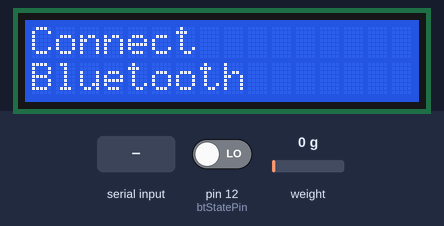
This sketch was run on a simulated Arduino Uno, built with avr-gcc and run on an emulated ATmega328P. Parts: 16×2 character LCD. Inputs (shaded band) come from the test bench; at power-on: pin 12 (btStatePin) LOW, weight on the scale 0 g. What the sketch prints to the serial monitor is not drawn.

Above: at 3.4 s.
3.5 s: pin 12 (btStatePin) driven HIGH
At 6.2 s:
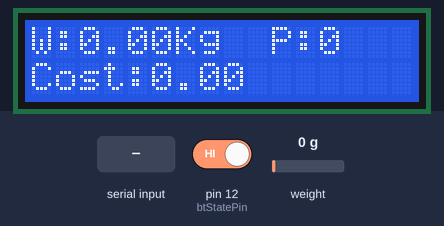
6.5 s: "*" received over the second serial link
At 7.7 s:
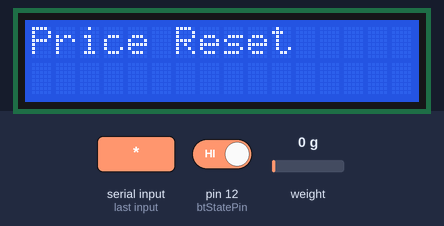
8.2 s: weight on the scale set to 100 g
At 11.0 s:
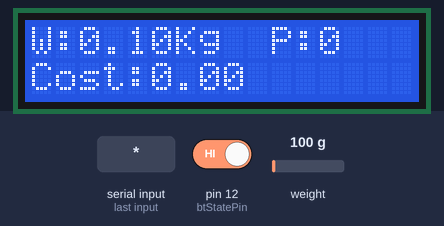
11.2 s: weight on the scale set to 1250 g
At 11.9 s:
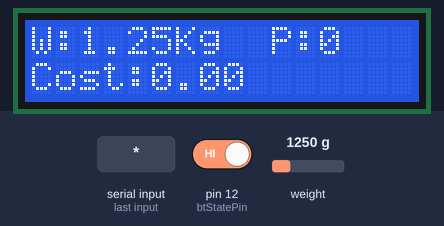
12.8 s: pin 12 (btStatePin) driven LOW
At 14.7 s:
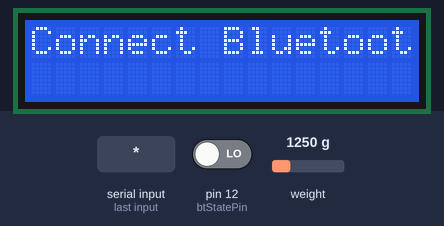
Timing chart, 0 to 15.8 s (numbered marks = the images above; inputs shaded):
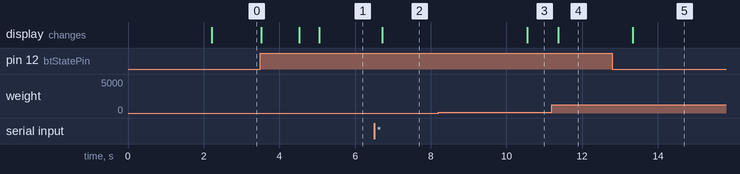

Measured:
- after the input at 3.5 s, the display: first changes at once (image 1 shows a later state)
- after the input at 6.5 s, the display: changes after 0.22 s (image 2)
- after the input at 8.2 s, the display: changes after 2.3 s (image 3)
- after the input at 11.2 s, the display: changes after 0.17 s (image 4)
- after the input at 12.8 s, the display: changes after 0.54 s (image 5)

The sketch:

digital_weighing_scale.ino
```cpp
#include <Wire.h>
#include <LiquidCrystal_I2C.h>
#include <SoftwareSerial.h>
#include "HX711.h"

// LCD setup
LiquidCrystal_I2C lcd(0x27, 16, 2);

// Bluetooth RX/TX
SoftwareSerial BT(10, 11); // TX pin to D10 amd RX pin D11

// HX711 pins
#define DT  3
#define SCK 2
HX711 scale(DT, SCK);

// Bluetooth STATE pin
int btStatePin = 12;
bool bluetoothConnected = false;

// Variables
char receivedChar;
String inputPrice = "";
float pricePerKg = 0;
float weight = 0;
float totalCost = 0;
float calibration_factor = 104300; // adjust as needed

void setup() {
  Serial.begin(9600);
  BT.begin(9600);   // HC-05 Bluetooth baud rate
  lcd.init();
  lcd.backlight();
 Serial.println("HX711 calibration sketch");
  Serial.println("Remove all weight from scale");
  Serial.println("After readings begin, place known weight on scale");
  Serial.println("Press + or a to increase calibration factor");
  Serial.println("Press - or z to decrease calibration factor");
  // HX711 setup
  scale.set_scale();
  scale.tare(); // Reset the scale to 0
  long zero_factor = scale.read_average();

  pinMode(btStatePin, INPUT);

  lcd.setCursor(0,0);
  lcd.print("Connect");
   lcd.setCursor(0,1);
     lcd.print("Bluetooth");
}

void loop() {
  // --- Check Bluetooth connection state ---
  if (digitalRead(btStatePin) == HIGH && !bluetoothConnected) {
    bluetoothConnected = true;
    lcd.clear();
    lcd.setCursor(0, 0);
    lcd.print("Bluetooth");
    lcd.setCursor(0, 1);
    lcd.print("Connected!");
     delay(1000);
    lcd.clear();

  }
  else if (digitalRead(btStatePin) == LOW && bluetoothConnected) {
    bluetoothConnected = false;
    pricePerKg = 0; // reset price when disconnected
    lcd.clear();
    lcd.setCursor(0, 0);
    lcd.print("Connect Bluetooth");
  }

  if (!bluetoothConnected) return; // Do nothing if not connected

  // --- Always show weight ---
  scale.set_scale(calibration_factor); //Adjust to this calibration factor
  Serial.print("Reading: ");
  weight = scale.get_units(5);
  //Serial.print(scale.get_units(), 2);
 // Serial.print(" lbs"); //Change this to kg and re-adjust the calibration factor if you follow SI units like a sane person
  Serial.print("Kilogram:");
  Serial.print( weight);
  Serial.print(" Kg");
  Serial.print(" calibration_factor: ");
  Serial.print(calibration_factor);
  Serial.println();
  if(Serial.available())
  {
    char temp = Serial.read();
    if(temp == '+' || temp == 'a')
      calibration_factor += 50;
    else if(temp == '-' || temp == 'z')
      calibration_factor -= 50;
  }
  if (weight < 0) weight = 0;

  // Convert to kg
 // float weightKg = weight / 1000.0;

  // Calculate cost
  totalCost = weight * pricePerKg;

  // --- Display all values on LCD (NO CLEAR) ---

  lcd.setCursor(0, 0);
  lcd.print("W:");
  lcd.print( weight, 2);
  lcd.print("Kg   "); // spaces clear old chars

  lcd.setCursor(10, 0);
  lcd.print("P:");
  lcd.print(pricePerKg, 0);
   lcd.setCursor(0, 1);
  lcd.print("Cost:");
 // lcd.print(totalCost, 2);
    lcd.print(totalCost);

  // --- Handle Bluetooth input for price ---
  if (BT.available()) {
    receivedChar = BT.read();

    if (receivedChar == '#') {
      pricePerKg = inputPrice.toFloat();
      inputPrice = "";
    }
    else if (receivedChar == '*') {
      inputPrice = "";
      pricePerKg = 0;
      lcd.clear();
      lcd.setCursor(0, 0);
      lcd.print("Price Reset");
      delay(3000);
    }
    else {
      inputPrice += receivedChar; // build string
    }
  }

  delay(300);
}
```
